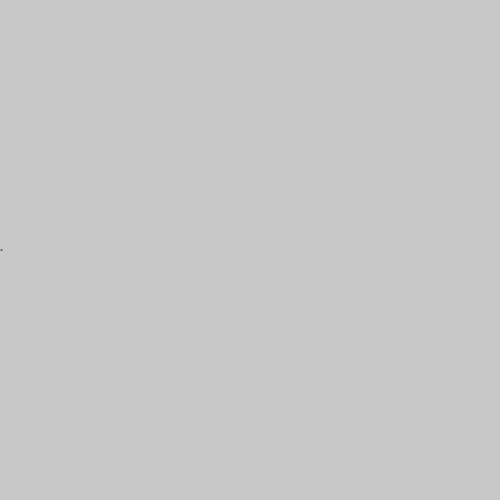
Frame 1 (no input)
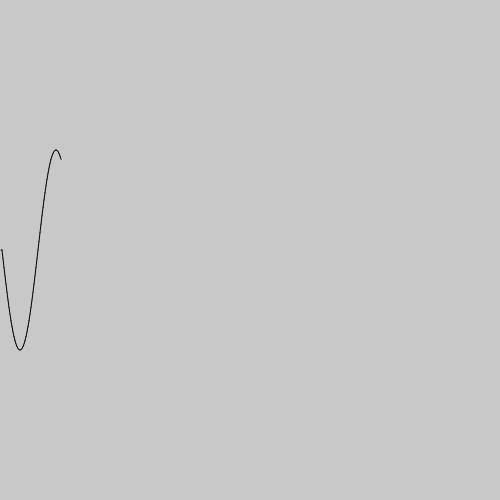
Frame 60 (no input)
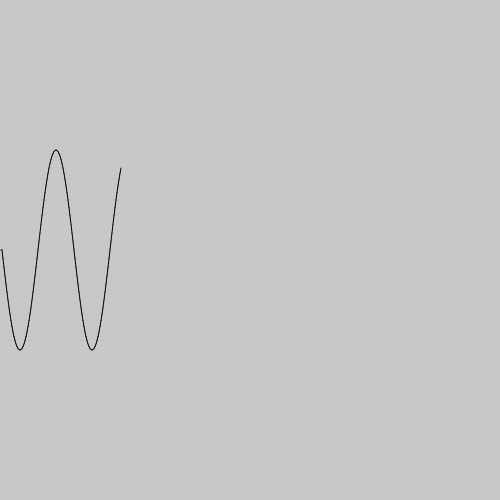
Frame 120 (the mouse pressed at the canvas centre since frame 60)

The p5.js sketch that drew these frames (run headless with seeded random() and noise() and a simulated clock; from frame 60 on, the mouse is pressed at the canvas centre):

// p5.js sketch
// ── sketch.js
var refresh;
var wave;

function setup() {
  createCanvas(500, 500);
  background(200);
  angleMode(DEGREES);

  refresh = createButton('Click to Refresh');
  refresh.position(10, 510);

  wave = createSlider(0, 6.25, 1, 0.01);
}

var x = 0;
var y1 = 0;
var y2 = 0;
var t = 0;

function draw() {
  translate(0, 250);

  refresh.mousePressed(resetWave);

  y2 = sin(t)*100;
  x+=wave.value();
  t+=5;
  line(x, y1, (x+1), y2);
  y1 = y2;
}

function resetWave(){
  background(200);
  t = 0;
  x = 0;
  y1 = 0;
  y2 = 0;
}
